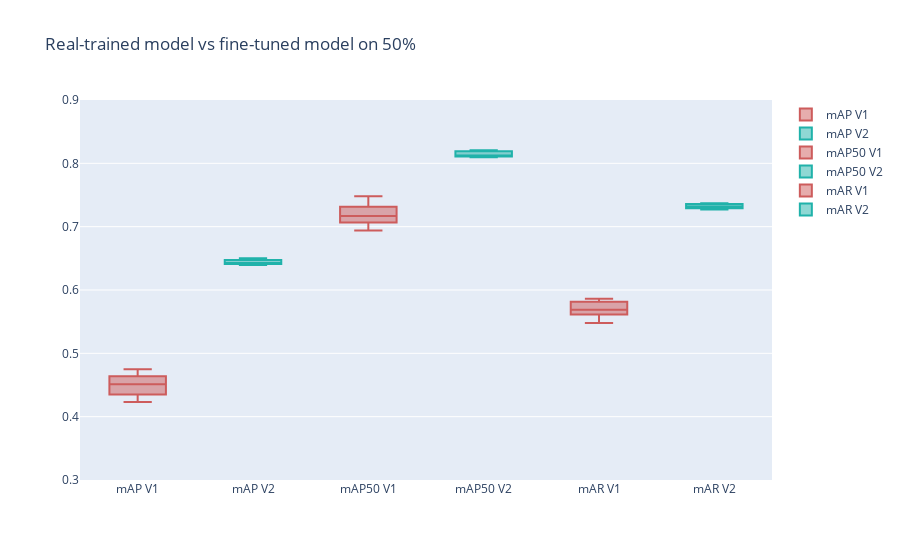

Notebook code cell kept with this figure:
### Code cell
fig = performance_plot(f"Real-trained model vs fine-tuned model on 50%", mean_ap_base, mean_ap_50_base, mean_ar_base, mean_ap_new, mean_ap_50_new, mean_ar_new, y_range=[0.3, 0.9])
fig.show()

### Figure 1 — Plotly figure (JSON) as saved in the notebook; plotly's stock layout.template omitted (floating-point values rounded to 4 significant figures)
{"data": [{"marker": {"color": "indianred"}, "name": "mAP V1", "type": "box", "y": [0.475, 0.46, 0.451, 0.423, 0.4391]}, {"marker": {"color": "lightseagreen"}, "name": "mAP V2", "type": "box", "y": [0.6394, 0.6424, 0.6417, 0.6503, 0.6463]}, {"marker": {"color": "indianred"}, "name": "mAP50 V1", "type": "box", "y": [0.748, 0.726, 0.717, 0.694, 0.711]}, {"marker": {"color": "lightseagreen"}, "name": "mAP50 V2", "type": "box", "y": [0.811, 0.8123, 0.8098, 0.8208, 0.8187]}, {"marker": {"color": "indianred"}, "name": "mAR V1", "type": "box", "y": [0.586, 0.58, 0.569, 0.548, 0.566]}, {"marker": {"color": "lightseagreen"}, "name": "mAR V2", "type": "box", "y": [0.7318, 0.727, 0.7355, 0.7371, 0.7299]}], "layout": {"title": {"text": "Real-trained model vs fine-tuned model on 50%"}, "yaxis": {"range": [0.3, 0.9]}}}
